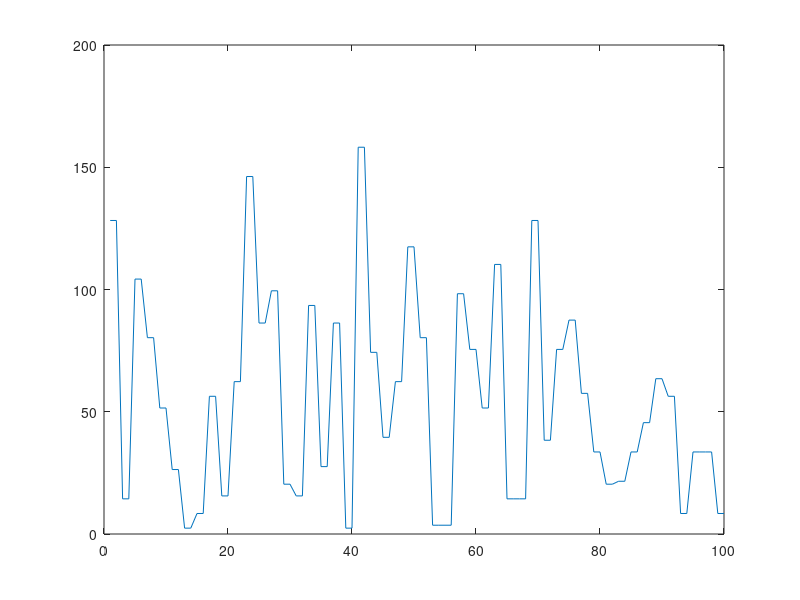

Here is the MATLAB script that generated this plot:
clear all;
close all;

%% Define parameters

F_s = 10^6;
T = 1/F_s;

f_0 = 10^5;
omega_0 = 2*pi*f_0;
phi = pi/8;
A = 1;

SNR_decibel = 20;
SNR = db2mag(SNR_decibel);
sigma_square = A^2/2*SNR;
sigma = sqrt(A^2./(2*SNR));

N = 513;
P = N*(N-1)/2;
Q = N*(N-1)*(2*N-1)/6;
n_0 = -P/N;
n = n_0:1:(n_0 + N-1);
t = 0:T:T*(N-1);
k = [10,12,14,16,18,20];

%% Find CRLB
CRLB_freq = 12*sigma_square / A^2*T^2*N*(N^2-1);
CRLB_phase = 12*sigma_square*(n_0^2*N+2*n_0*P+Q) / (A^2*N^2*(N^2-1));

sim_steps = 100;
omega_hat = [];
phi_hat = [];
omega_hat = [];

%% Estimation errors

e_omega = [];
e_phi = [];
for i=1:sim_steps
    %% Define signal
    w_r = normrnd(0,sigma,1,N);
    w_i = 1i*normrnd(0,sigma,1,N);

    x = A* exp(1i*(omega_0*n*T + phi)) + w_r + w_i;

    %% Fourier transform of x

    M = 2^k(6);
    x = [x zeros(1,M-size(x,2))];

    Y = fft(x,M);
    %Y = Y .* [ones(1,0.5*M), zeros(1,0.5*M)];
    [val, m_star] = max(Y);

    %% Find estimates

    omega_hat = [omega_hat; (2*pi*m_star) / (M*T)];
    phi_hat = [phi_hat; angle(exp(-1i*omega_hat(i)*n_0*T) * val)];
    omega_hat = [omega_hat; (2*pi*m_star) / (T*M)];

    %% Estimation errors

    e_omega = [e_omega; omega_0 - omega_hat(i)];
    e_phi = [e_phi; phi - phi_hat(i)];
end

%% 

%% Plot

plot(abs(e_omega));
